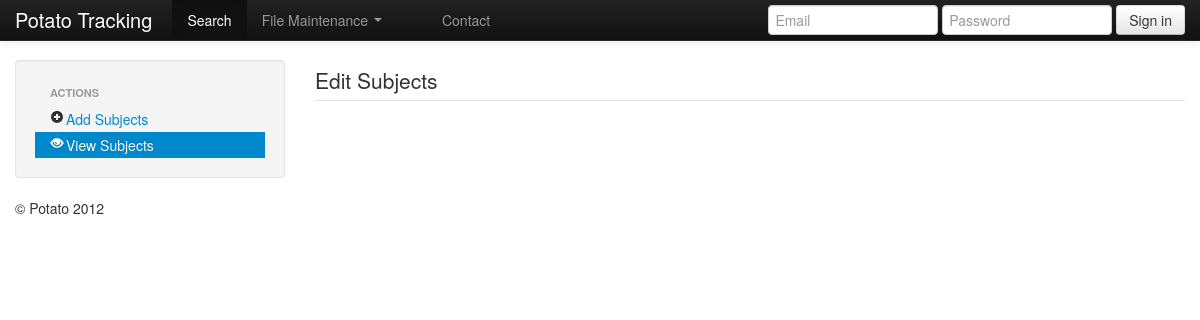
The page /admin/editsubjects.php?id=CSC 15 on the database as committed earlier.
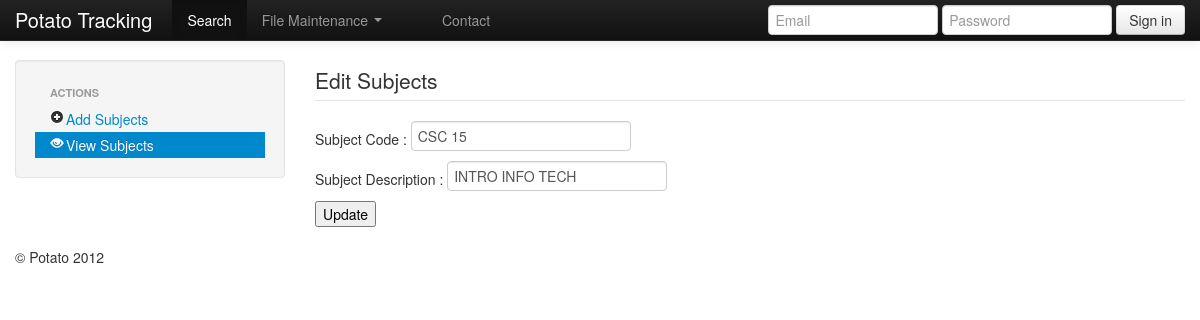
The same page on the database as committed later.
### tables this page shows
CREATE TABLE IF NOT EXISTS `subjects` (
  `id` varchar(10) NOT NULL,
  `subjectdesc` varchar(60) DEFAULT NULL,
  PRIMARY KEY (`id`)
);

### admin/editsubjects.php (the view, shortened to what this page needs)
        <?php include("header.php");?>
<div class="row">
             <div class="span3">
          <div class="well sidebar-nav">
            <ul class="nav nav-list">
              <li class="nav-header">Actions</li>
              <li><a href="addsubjects.php"><i class=" icon-plus-sign"></i>Add Subjects</a></li>
              <li class="active"><a href="subjects.php"><i class="icon-eye-open"></i>View Subjects</a></li>
            </ul>
          </div>
        </div>
                <div class="span9">
                <fieldset>
    <legend>Edit Subjects</legend>
             <?php
                                $id=$_GET['id'];
                                $rUsers=@mysql_query("select * from subjects where id='$id'");
                                $row = mysql_fetch_array($rUsers);
                                if ($row)
                                {
                                echo "<form action='editedsubjects.php' method='post'>";
                                echo "Subject Code : " . "<input type=text name=code value='$row[0]'> <br>";
                                echo "Subject Description : " . "<input type=text name=desc value='$row[1]'> <br>";
                                echo "<p><input type='submit' name='update' value='Update' /></p>
                                </form>";
                                }
                                ?>
                   </fieldset>
            	</div>
     <?php include("footer.php");?>

### admin/header.php (shortened to what this page needs)
<!DOCTYPE html>
 <html class="no-js">
    <head>
        <link rel="stylesheet" href="../css/bootstrap.min.css">
        <link rel="stylesheet" href="../css/bootstrap-responsive.min.css">
        <link rel="stylesheet" href="../css/main.css">
    </head>
    <body>
        <div class="navbar navbar-inverse navbar-fixed-top">
            <div class="navbar-inner">
                <div class="container">
                    <a class="brand" href="#">Potato Tracking</a>
                    <div class="nav-collapse collapse">
                        <ul class="nav">
                            <li class="active"><a href="#">Search</a></li>
                            <li class="dropdown">
                                <a href="#" class="dropdown-toggle" data-toggle="dropdown">File Maintenance <b class="caret"></b></a>
                            </li>
                            <li><a href="#about"></a></li>
                            <li><a href="#contact">Contact</a></li>
                        </ul>
                        <form class="navbar-form pull-right">
                            <input class="span2" type="text" placeholder="Email">
                            <input class="span2" type="password" placeholder="Password">
                            <button type="submit" class="btn">Sign in</button>
                        </form>
                    </div>
                </div>
            </div>
        </div>
        <div class="container">
<?php include('../mysql_connect.php');
?>

### mysql_connect.php (shortened to what this page needs)
<html>
</html>

### admin/footer.php (shortened to what this page needs)
 </div>
<footer>
                <p>&copy; Potato 2012</p>
            </footer>
    </body>
</html>

### admin/header.php (style rules this page uses)
body { padding-top: 60px; padding-bottom: 40px; }

Rows that differ between the two databases and show on the page:
added subjects: code "CSC 15", desc "INTRO INFO TECH"
Other text that changed with them:
form field update: (not shown) → "Update"
text now shown: "Subject Code : Subject Description :"
